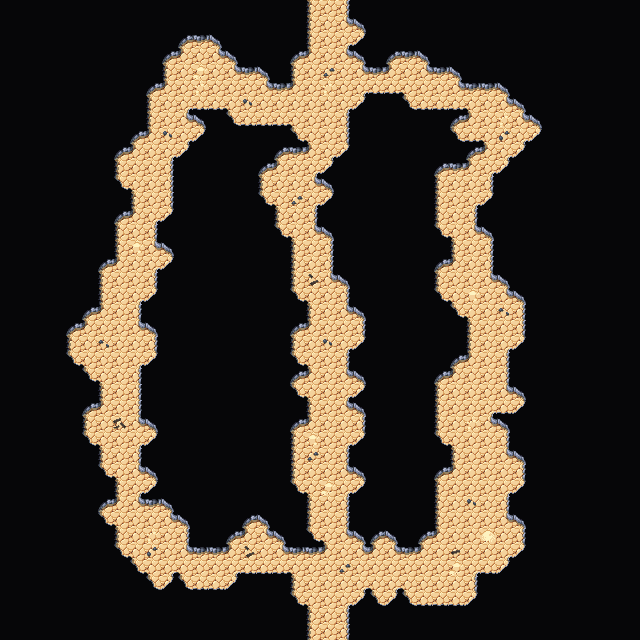

Below is a game level as drawn by its tile map, then a one-line description and the .tmx that defines it (tile-layer data replaced by summaries):
An orthogonal 40x40 tile map with 16x16 px tiles, 4 tile layers (Collision, Background, Walls, Clutter), 2 tilesets and 2 objects.

<map version="1.5" tiledversion="1.7.2" orientation="orthogonal" renderorder="right-down" width="40" height="40" tilewidth="16" tileheight="16" infinite="0" nextlayerid="7" nextobjectid="63">
 <editorsettings>
  <export target="wastetown..tmx" format="tmx" />
 </editorsettings>
 <tileset firstgid="1" source="../../../tileset/main.tsx" />
 <tileset firstgid="3477" source="../../../tileset/buildings.tsx" />
 <layer id="6" name="Collision" width="40" height="40">
  <data>[1600 cells, 0 non-empty, 0 distinct tile ids]</data>
 </layer>
 <layer id="1" name="Background" width="40" height="40">
  <data>[1600 cells, 1600 non-empty, 1 distinct tile ids]</data>
 </layer>
 <layer id="2" name="Walls" width="40" height="40">
  <data>[1600 cells, 1428 non-empty, 18 distinct tile ids]</data>
 </layer>
 <layer id="3" name="Clutter" width="40" height="40">
  <properties>
   <property name="spriteLayer" type="bool" value="true" />
  </properties>
  <data>[1600 cells, 26 non-empty, 11 distinct tile ids]</data>
 </layer>
 <objectgroup id="4" name="Objects">
  <object id="61" template="../../../obj/door_down.tx" x="319.333" y="19.3333">
   <properties>
    <property name="teleport" value="../common/maps/map/cave/cave_multilevel_4/cave_23G5.tmx" />
    <property name="teleportObjectId" value="60" />
   </properties>
  </object>
  <object id="62" template="../../../obj/door_up.tx" x="320.672" y="636.425">
   <properties>
    <property name="teleport" value="../common/maps/map/cave/cave_multilevel_4/cave_23I5.tmx" />
    <property name="teleportObjectId" value="61" />
   </properties>
  </object>
 </objectgroup>
</map>
